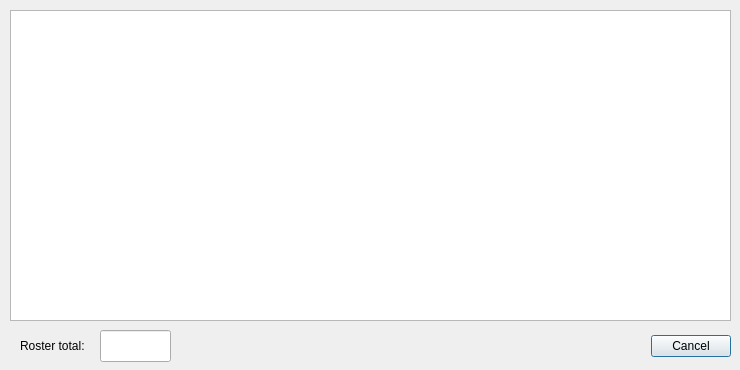
<?xml version="1.0" encoding="UTF-8"?>
<ui version="4.0">
 <class>SummaryDialog</class>
 <widget class="QDialog" name="SummaryDialog">
  <property name="geometry">
   <rect>
    <x>0</x>
    <y>0</y>
    <width>740</width>
    <height>370</height>
   </rect>
  </property>
  <property name="windowTitle">
   <string>Dialog</string>
  </property>
  <widget class="QDialogButtonBox" name="buttonBox">
   <property name="geometry">
    <rect>
     <x>10</x>
     <y>330</y>
     <width>721</width>
     <height>32</height>
    </rect>
   </property>
   <property name="orientation">
    <enum>Qt::Horizontal</enum>
   </property>
   <property name="standardButtons">
    <set>QDialogButtonBox::Cancel</set>
   </property>
  </widget>
  <widget class="QTableView" name="tbvwSummary">
   <property name="geometry">
    <rect>
     <x>10</x>
     <y>10</y>
     <width>721</width>
     <height>311</height>
    </rect>
   </property>
  </widget>
  <widget class="QLabel" name="lblRTotal">
   <property name="geometry">
    <rect>
     <x>20</x>
     <y>330</y>
     <width>81</width>
     <height>31</height>
    </rect>
   </property>
   <property name="text">
    <string>Roster total:</string>
   </property>
  </widget>
  <widget class="QLineEdit" name="ledRTotal">
   <property name="geometry">
    <rect>
     <x>100</x>
     <y>330</y>
     <width>71</width>
     <height>32</height>
    </rect>
   </property>
   <property name="readOnly">
    <bool>true</bool>
   </property>
  </widget>
 </widget>
 <resources/>
 <connections>
  <connection>
   <sender>buttonBox</sender>
   <signal>accepted()</signal>
   <receiver>SummaryDialog</receiver>
   <slot>accept()</slot>
   <hints>
    <hint type="sourcelabel">
     <x>248</x>
     <y>254</y>
    </hint>
    <hint type="destinationlabel">
     <x>157</x>
     <y>274</y>
    </hint>
   </hints>
  </connection>
  <connection>
   <sender>buttonBox</sender>
   <signal>rejected()</signal>
   <receiver>SummaryDialog</receiver>
   <slot>reject()</slot>
   <hints>
    <hint type="sourcelabel">
     <x>316</x>
     <y>260</y>
    </hint>
    <hint type="destinationlabel">
     <x>286</x>
     <y>274</y>
    </hint>
   </hints>
  </connection>
 </connections>
</ui>
